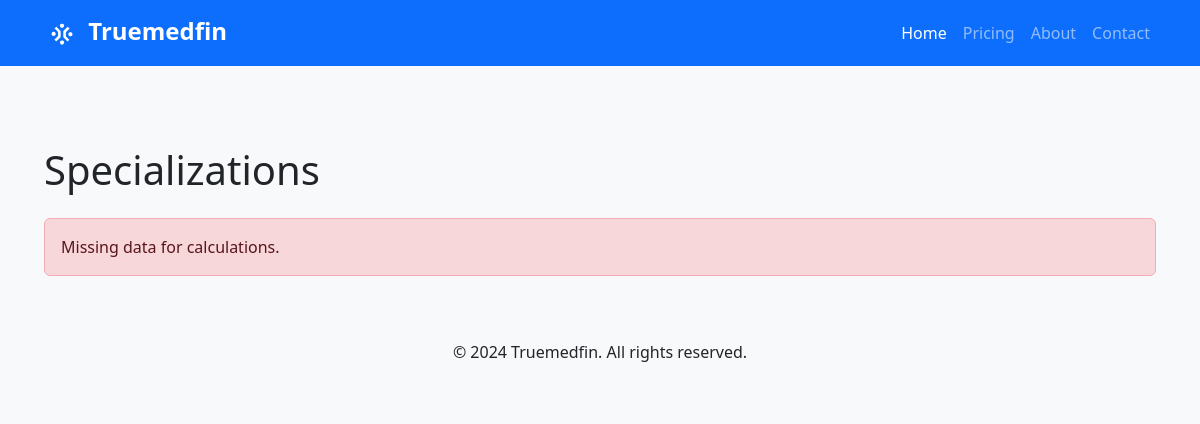
Before: /pricing/specializations/ with the older database file.
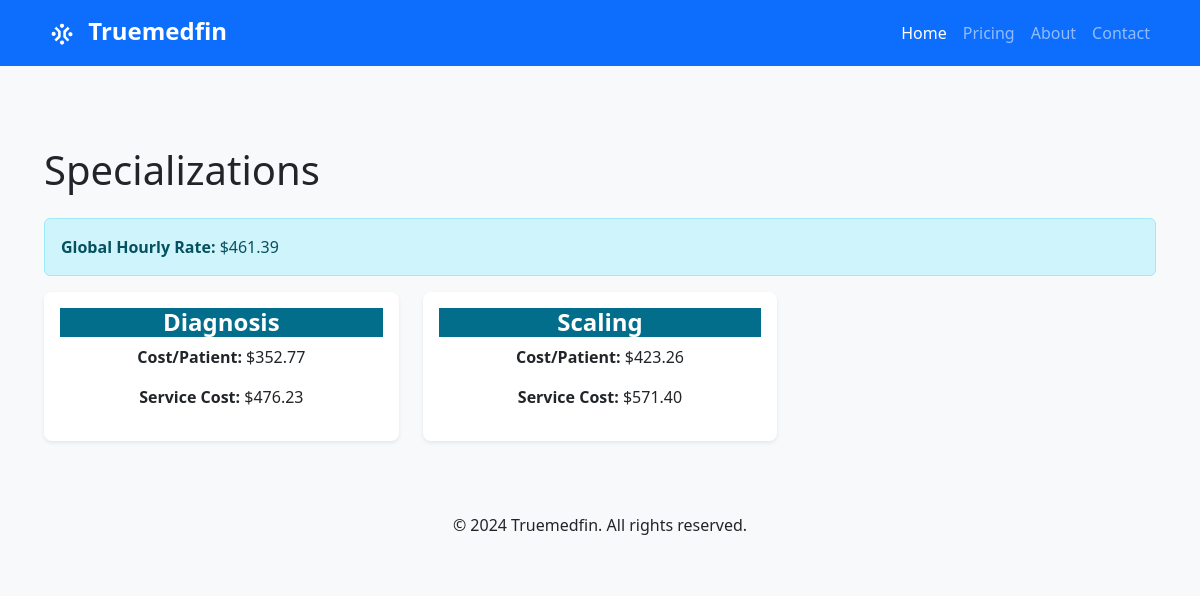
After: the same page with the newer database file.
### dashboard/models.py (models this page shows, shortened)
class Specialization(models.Model):
    name = models.CharField(max_length=100)
    specific_items = models.ManyToManyField(Item, related_name='specialization_items')
    specific_lists = models.ManyToManyField(List, related_name='specialization_lists')
    def cost_per_patient(self, working_hours, fixed_cost, depreciation):
        total_items_cost = sum(item.price() for item in self.specific_items.all())
        total_lists_cost = sum(lst.list_price() for lst in self.specific_lists.all())
        hourly_cost = total_operational_cost_per_hour(working_hours, fixed_cost, depreciation)
        return total_items_cost + total_lists_cost + (hourly_cost*0.5)
    def service_cost(self, working_hours, fixed_cost, depreciation):
        cost_per_patient = self.cost_per_patient(working_hours, fixed_cost, depreciation)
        return cost_per_patient * 1.35  # 100% + 35%

### dashboard/views.py (the view)
# urls.py: path('specializations/', SpecializationView.as_view(), name='specializations'),
class SpecializationView(TemplateView):
    template_name = "specialization.html"
    def get_context_data(self, **kwargs):
        context = super().get_context_data(**kwargs)
        working_hours = WorkingHours.objects.first()
        fixed_cost = FixedOperationalCost.objects.first()
        depreciation = Depreciation.objects.first()
        if not (working_hours and fixed_cost and depreciation):
            context["error"] = "Missing data for calculations."
            return context
        specializations = Specialization.objects.all()
        specialization_data = [
            {
                "name": specialization.name,
                "cost_per_patient": specialization.cost_per_patient(working_hours, fixed_cost, depreciation),
                "service_cost": specialization.service_cost(working_hours, fixed_cost, depreciation),
            }
            for specialization in specializations
        ]
        context["hourly_rate"] = total_operational_cost_per_hour(working_hours, fixed_cost, depreciation)
        context["specializations"] = specialization_data
        return context

### dashboard/models.py (called while the page is built)
def total_operational_cost_per_hour(working_hours_instance, fixed_cost_instance, depreciation_instance):
    fixed_cost_hourly = fixed_cost_instance.fixed_operational_cost_per_hour(working_hours_instance)
    depreciation_hourly = depreciation_instance.depreciation_per_hour(working_hours_instance)
    return fixed_cost_hourly + depreciation_hourly

    def price(self):
        if self.number_of_pieces == 0 or self.package == 0:
            return 0
        return self.package / self.number_of_pieces

    def list_price(self):
        items = self.items.all()
        return sum(item.price() for item in items)

    def hours_per_week(self):
        return self.hours_per_day * self.days_per_week  # 5 * 6 = 30 (based on image)

    def hours_per_month(self):
        return self.hours_per_week() * 4  # 30 * 4 = 120

    def depreciation_per_year(self):
        return self.investment_cost / self.number_of_years  # Based on image: 140000/year

    def depreciation_per_month(self):
        return self.depreciation_per_year() / 12  # 140000 / 12 = 11667

### templates/specialization.html
{% extends "base.html" %} {% block content %}
<div class="container mt-5">
    <h1 class="mb-4">Specializations</h1>
    {% if error %}
    <div class="alert alert-danger">{{ error }}</div>
    {% else %}
    <div class="alert alert-info">
        <strong>Global Hourly Rate:</strong> ${{ hourly_rate|floatformat:2 }}
    </div>
    <div class="row">
        {% for specialization in specializations %}
        <div class="col-md-4">
            <div class="card shadow-sm mb-4">
                <div class="card-body text-center">
                    <h5 class="card-title">{{ specialization.name }}</h5>
                    <p><strong>Cost/Patient:</strong> ${{ specialization.cost_per_patient|floatformat:2 }}</p>
                    <p><strong>Service Cost:</strong> ${{ specialization.service_cost|floatformat:2 }}</p>
                </div>
            </div>
        </div>
        {% endfor %}
    </div>
    {% endif %}
</div>
{% endblock %}

Changed rows visible on the page:
added Specialization: name "Diagnosis"
added Specialization: name "Scaling"
Other visible differences:
{{ hourly_rate|floatformat:2 }}: (not shown) → "461.39"
{{ error }}: "Missing data for calculations." → (not shown)
text now shown: "Global Hourly Rate: $"
new list line: "Cost/Patient: $ 352.77 Service Cost: $ 476.23"
new list line: "Cost/Patient: $ 423.26 Service Cost: $ 571.40"
